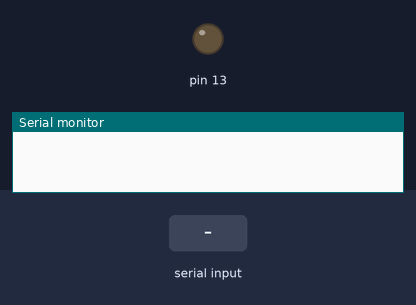
A sketch run on a simulated Arduino Uno, built with avr-gcc and run on an emulated ATmega328P. On the bench: output pins drawn as LEDs (lit = HIGH), the last lines printed to the serial monitor. The inputs (shaded band) are chosen by the test bench.

Above: at 1.3 s.
1.4 s: "1" received over Serial
At 1.65 s:
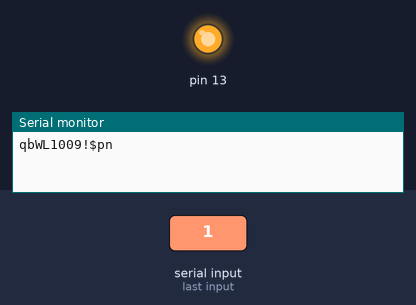
3.2 s: "2" received over Serial
Timing chart, 0 to 6.2 s (numbered marks = the images above; inputs shaded):
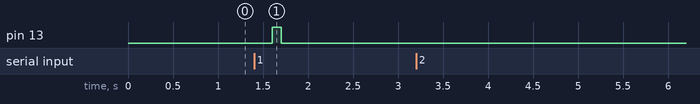

The sketch:

ProgramaPrueba.ino
```cpp
char orden;
void setup() {
Serial.begin(9600);
pinMode(13,OUTPUT);
}
void loop() {
  digitalWrite(13,LOW);

  delay(200);
  if(Serial.available()>0){
  orden = Serial.read();

    if(orden=='2'){
      //Serial.println("1234085908236784"); //credito
      //Serial.println("9847619375789138");//credito
      //Serial.println("8247592745762994");//credito
      //Serial.println("5632908851787856");//credito

      //Serial.println("1242754383559995"); //debito
      Serial.println("7893462391734713");//debito
      //Serial.println("7761272473896356");//debito
      //Serial.println("1230974561236348");//debito

      }
    else if(orden=='1'){
      Serial.println("qbWL1009!$pn");
        digitalWrite(13,HIGH);
        delay(100);
      }
          else if(orden=='3'){
        //Serial.println("1");//credito
        Serial.println("0");//debito
        digitalWrite(13,HIGH);
        delay(100);
      }
    }
}
```

Measured:
- after the input at 1.4 s, pin 13: LOW → HIGH after 0.20 s, → LOW 0.10 s later
